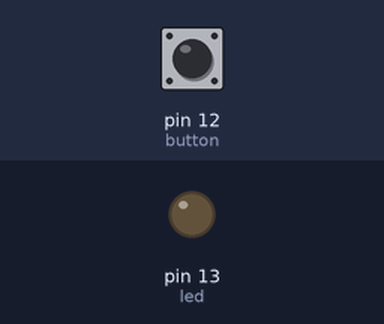
Bench run of a sketch on a simulated Arduino Uno, built with avr-gcc and run on an emulated ATmega328P. On the bench: output pins drawn as LEDs (lit = HIGH). The test bench sets the inputs (shaded band); at power-on: pin 12 (button) LOW.

Above: at 1.2 s.
1.3 s: pin 12 (button) pulled HIGH for 0.15 s
At 1.37 s:
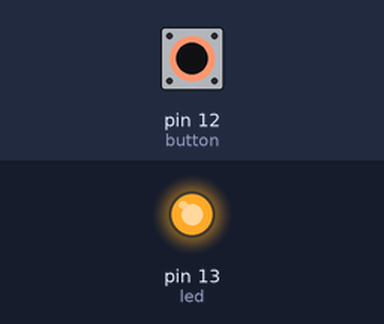
2.9 s: pin 12 (button) pulled HIGH for 3.2 s
At 6.9 s:
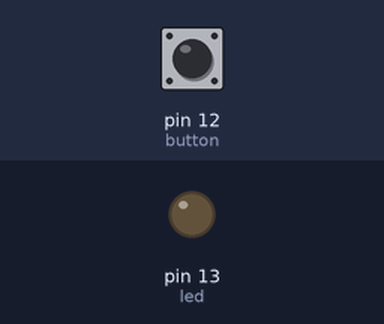
Timing chart, 0 to 8.4 s (numbered marks = the images above; inputs shaded):
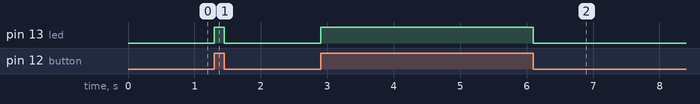

The sketch:

ButtonLed.ino
```cpp
// Dichiarazione variabili pin

int led = 13;
int button = 12;

int state = 0;

// Setup

void setup() {

  pinMode(led, OUTPUT);
  pinMode(button, INPUT);

}

// Ciclo

void loop() {

  // Assegnazione stato led

  state = digitalRead(button);

  // Struttura condizionale stato Button

  if (state == 1) {

    digitalWrite(led, HIGH);

  }
  else {

    digitalWrite(led, LOW);

  }

}
```

Measured:
- after the input at 1.3 s, pin 13 (led): LOW → HIGH at once, → LOW 0.15 s later
- after the input at 2.9 s, pin 13 (led): LOW → HIGH at once, → LOW 3.2 s later
